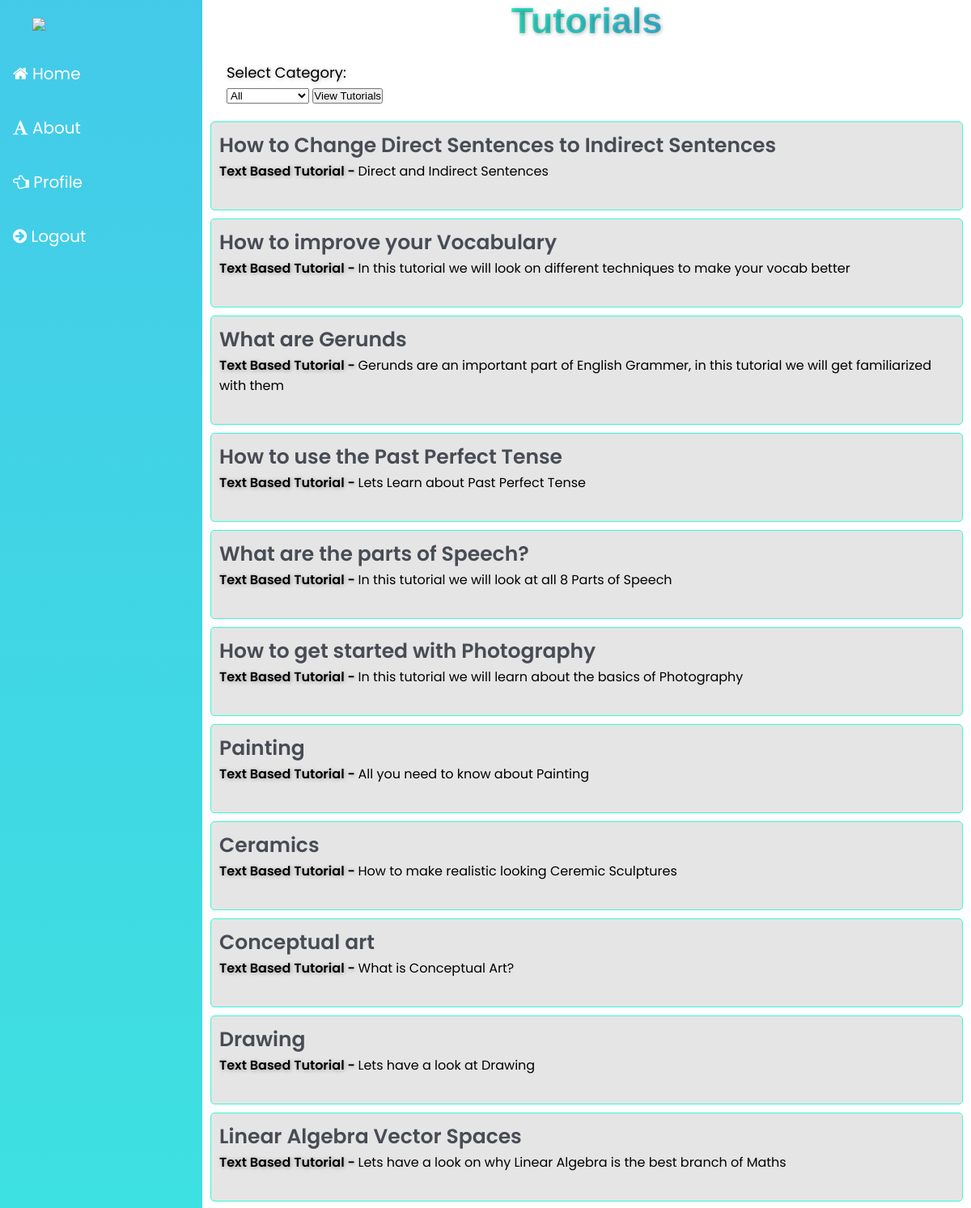
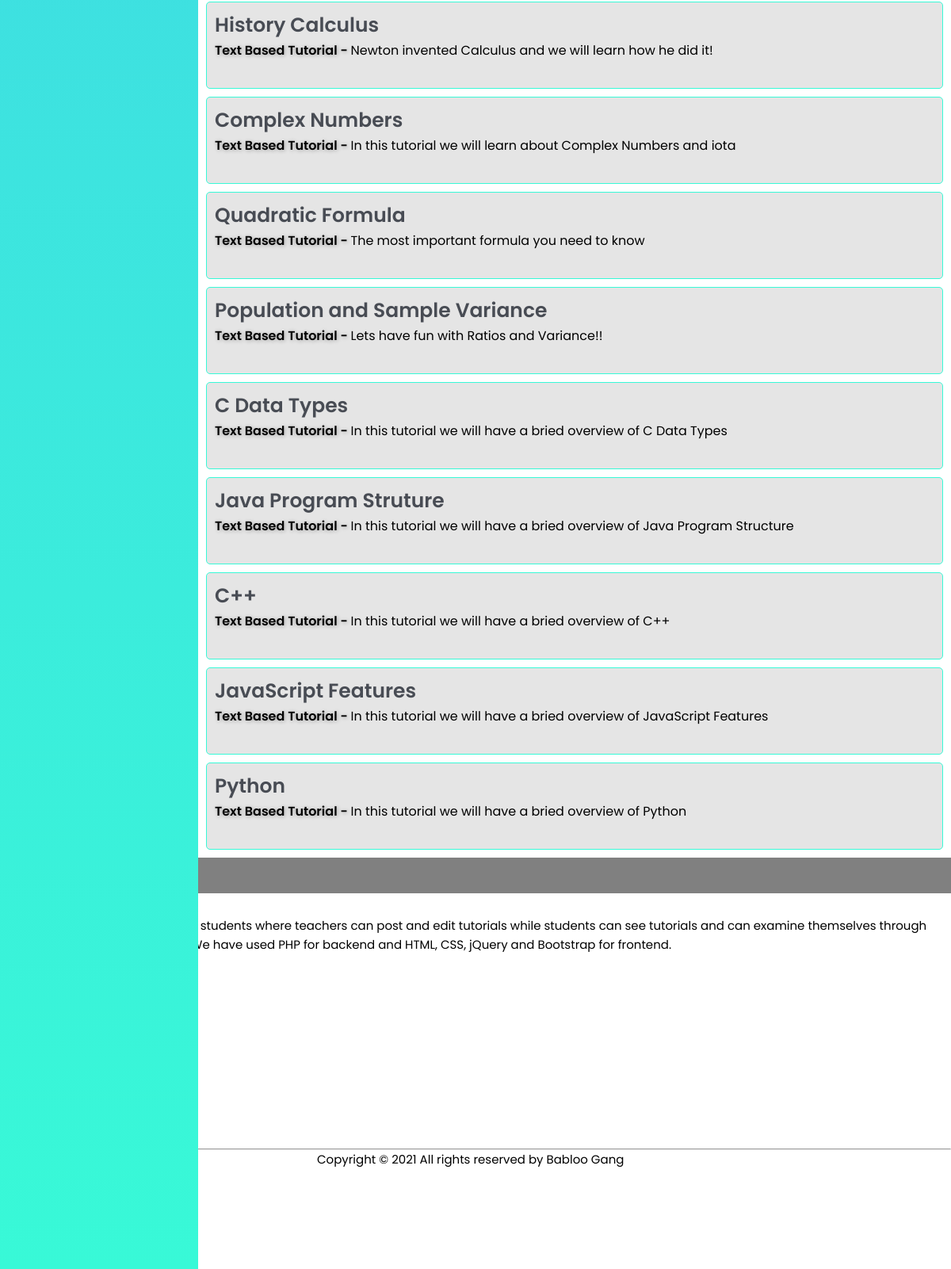
Screenshot of /Views/viewTutorials.php (signed in) with the database file from the repository (2 pictures, top to bottom).
### tables this page shows
CREATE TABLE `tutorial` ( `id` INT NOT NULL AUTO_INCREMENT , `category_id` INT NOT NULL , `instructor` VARCHAR(100) NOT NULL , `title` VARCHAR(100) NOT NULL , `description` VARCHAR(1000) NOT NULL , `video` VARCHAR(100) NULL , PRIMARY KEY (`id`));

### Models/TutorialModel.php (called while the page is built, shortened)
<?php
	require_once "DBconfig.php";
	function getAllTutorials(){
		global $database_connection;
		$sql_query         = "SELECT * FROM tutorial ORDER BY id DESC";
		$sql_query_execute = mysqli_query($database_connection, $sql_query);
		return $sql_query_execute;
	}
?>

### Views/viewTutorials.php (the view, shortened to what this page needs)
<?php
  $student_loggedin = false;
  $teacher_loggedin = false;
  if(isset($_SESSION['current_teacher_email']) && isset($_SESSION['current_teacher_username'])){
    $teacher_email    = $_SESSION["current_teacher_email"];
    $teacher_username = $_SESSION["current_teacher_username"];
    $teacher_loggedin = true;
  }
  elseif (isset($_SESSION['current_student_email']) && isset($_SESSION['current_student_username'])) {
    $student_loggedin = true;
  }
  else{
    header("location: login.php?notloggedin=true");
  }
  require_once "../Models/TutorialModel.php";
  if(isset($_POST["select"]) && ($_POST["tutorialCategory"] != "all")){
    $category_id =  $_POST["tutorialCategory"];
    $tutorials_SQL_result = getTutorialsByCategoryID($category_id);
  }
  else{
    $tutorials_SQL_result = getAllTutorials();
  }
?>
<!DOCTYPE html>
<html>
<head>
  <link rel="stylesheet" href="https://cdnjs.cloudflare.com/ajax/libs/font-awesome/4.7.0/css/font-awesome.min.css">
    <link rel="stylesheet" href="../assets/css/style.css">
    <link rel="stylesheet" href="../assets/css/ViewTutorials.css">
</head>
<body>
  <div class="sidenav">
    <img class="logo" src="https://www.concordia.ca/content/dam/common/icons/303x242/graduate-students.png">
    <br><br>
    <a href="/webproject"><i class="fa fa-home"></i> Home</a>
    <br>
    <a href="about.php"><i class="fa fa-font"></i> About</a>
    <br>
    <a href="login.php"><i class="fa fa-hand-o-left"></i> Profile</a>
    <br>
    <?php if($teacher_loggedin){ ?>
      <a href="teacherLogout.php"><i class="fa fa-arrow-circle-right"></i> Logout</a>
    <?php }elseif($student_loggedin){ ?>
      <a href="studentLogout.php"><i class="fa fa-arrow-circle-right"></i> Logout</a>
    <?php } ?>
    <br>
  </div>
  <div class="main ">
    <h1 align="center">
      <span class="multi-text">Tutorials</span>
    </h1>
    <form action="viewTutorials.php" method="POST">
      <label for="tutorialCategory">Select Category: </label>
      <select name="tutorialCategory">
        <option value="all">All</option>
      </select>
      <button name="select">View Tutorials</button>
    </form>
    <?php
    echo "<ol>";
    while($tutorial = mysqli_fetch_assoc($tutorials_SQL_result)){
      echo "<li class='card'>";
      echo "<a href='tutorial.php?id=" . $tutorial["id"] . "'>" . $tutorial["title"] . "</a><br>";
      if($tutorial["video"]){
        echo "<p><span class='type'>Video Based Tutorial - </span> " . $tutorial["description"] ."</p>";
      }
      else{
        echo "<p><span class='type'>Text Based Tutorial - </span> "  . $tutorial["description"] ."</p>";
      }
      echo "<br></li>";
    }
    echo "</ol>"
    ?>
  </div>
  <footer class="site-footer">
      <div class="container">
        <div class="row">
          <div class="col-sm-12 col-md-6">
            <h6>About our Project</h6>
            <p class="text-justify">Our project is tutoring website for students where teachers can post and edit tutorials while students can see tutorials and can examine themselves through quizes. It is managed by Admin. We have used PHP for backend and HTML, CSS, jQuery and Bootstrap for frontend.</p>
          </div>
          <div class="col-xs-6 col-md-3">
            <h6>Contact Information</h6>
            <ul>
              <p>SEECS</p>
              <p>NUST, H12 Campus</p>
              <p>ISLAMABAD</p>
            </ul>
          </div>
          <br><br><br>
          <div class="col-xs-6 col-md-3"><br>
            <ul>
              <p>BESE9B</p>
              <p>Batch'2k18</p>
            </ul>
          </div>
        </div>
        <hr>
      </div>
      <div class="container">
        <div class="row">
          <div class="col-md-8 col-sm-6 col-xs-12">
            <p class="copyright-text">Copyright &copy; 2021 All rights reserved by Babloo Gang
            </p>
          </div>
        </div>
      </div>
    </footer>
</body>
</html>

### assets/css/style.css (style rules this page uses)
ul, ol { margin: 0px; padding: 0px; list-style-type: none; }
* { margin: 0; padding: 0; box-sizing: border-box; user-select: none; }
body { background-image: url("https://images.unsplash.com/photo-1486312338219-ce68d2c6f44d?ixid=MXwxMjA3fDB8MHxzZWFyY2h8MTB8fG9ubGluZSUyMGxlYXJuaW5nfGVufDB8fDB8&ixlib=rb-1.2.1&auto=format&fit=crop&w=500&q=60"); background-position: center; background-size: cover; height: 100vh; }
label { font-family: 'Poppins',sans-serif; font-size: 18px; }
label,span,h2 { text-shadow: 1px 1px 5px rgba(0,0,0,0.3); }
.site-footer { background-color: grey; padding:45px 0 20px; font-size:15px; line-height:24px; color:black; }
.site-footer h6 { color:#fff; font-size:16px; text-transform:uppercase; margin-top:5px; letter-spacing:2px }
.copyright-text { margin-left:400px; }

### assets/css/ViewTutorials.css (style rules this page uses)
* { box-sizing: border-box; }
body { background-color: #ffffff; }
.logo { position: relative; left:40px; width:150px; }
.sidenav { height: 100%; width: 250px; position: fixed; z-index: 1; top: 0; left: 0; background: linear-gradient(#43cae9 0%, #38f9d7 100%); overflow-x: hidden; padding-top: 20px; }
.sidenav a { padding: 6px 8px 6px 16px; text-decoration: none; font-size: 20px; color:#ffffff; display: block; }
.multi-text { font-family: 'Montserrat',sans-serif; font-size: 45px; padding:30px 0; color: #1F2833; text-align: center; background-image: linear-gradient(to left, #43cae9 0%, #38f9d7 100%); -webkit-background-clip: text; -moz-background-clip: text; background-clip: text; color: transparent; }
label { font-family: 'Poppins',sans-serif; position: relative; left: 0px; }
.container { position: relative; display: inline-block; float: left; margin: 0; width:100%; background: white; min-height: 150px; }
form { margin: 20px; }
label { display: block; padding: 2px 0; }

### Views/viewTutorials.php (style rules this page uses)
body { font-family: "Poppins", sans-serif; background-color: white; }
.logo { position: relative; left:40px; width:150px; }
.main { margin-left: 250px; padding: 0px 10px; color: black; }
.multi-text { background-image: linear-gradient(to left, #43cae9 0%, #38f9d7 100%); -webkit-background-clip: text; -moz-background-clip: text; background-clip: text; color: transparent; }
.sidenav { height: 100%; width: 250px; position: fixed; z-index: 1; top: 0; left: 0; background: linear-gradient(#43cae9 0%, #38f9d7 100%); overflow-x: hidden; padding-top: 20px; }
.sidenav a { padding: 6px 8px 6px 16px; text-decoration: none; font-size: 20px; color:#ffffff; display: block; }
.card { border: 1px solid #38f9d7; border-radius: 5px; background-color: rgba(0, 0, 0, 0.1); padding: 10px; margin-bottom: 10px; }
.card a { font-size: 25px; text-decoration: none; font-weight: 600; color: #484c54 }
.type { font-weight: 600; color: #000000; }

### rows the page displays
tutorial: title "How to Change Direct Sentences to Indirect Sentences", description "Direct and Indirect Sentences"
tutorial: title "How to improve your Vocabulary", description "In this tutorial we will look on different techniques to make your vocab better"
tutorial: title "What are Gerunds", description "Gerunds are an important part of English Grammer, in this tutorial we will get familiarized with them"
tutorial: title "How to use the Past Perfect Tense", description "Lets Learn about Past Perfect Tense"
tutorial: title "What are the parts of Speech?", description "In this tutorial we will look at all 8 Parts of Speech"
tutorial: title "How to get started with Photography", description "In this tutorial we will learn about the basics of Photography"
tutorial: title "Painting", description "All you need to know about Painting"
tutorial: title "Ceramics", description "How to make realistic looking Ceremic Sculptures"
tutorial: title "Conceptual art", description "What is Conceptual Art?"
tutorial: title "Drawing", description "Lets have a look at Drawing"
tutorial: title "Linear Algebra Vector Spaces", description "Lets have a look on why Linear Algebra is the best branch of Maths"
tutorial: title "History Calculus", description "Newton invented Calculus and we will learn how he did it!"
tutorial: title "Complex Numbers", description "In this tutorial we will learn about Complex Numbers and iota"
tutorial: title "Quadratic Formula", description "The most important formula you need to know"
tutorial: title "Population and Sample Variance", description "Lets have fun with Ratios and Variance!!"
tutorial: title "C Data Types", description "In this tutorial we will have a bried overview of C Data Types"
tutorial: title "Java Program Struture", description "In this tutorial we will have a bried overview of Java Program Structure"
tutorial: title "C++", description "In this tutorial we will have a bried overview of C++"
tutorial: title "JavaScript Features", description "In this tutorial we will have a bried overview of JavaScript Features"
tutorial: title "Python", description "In this tutorial we will have a bried overview of Python"
